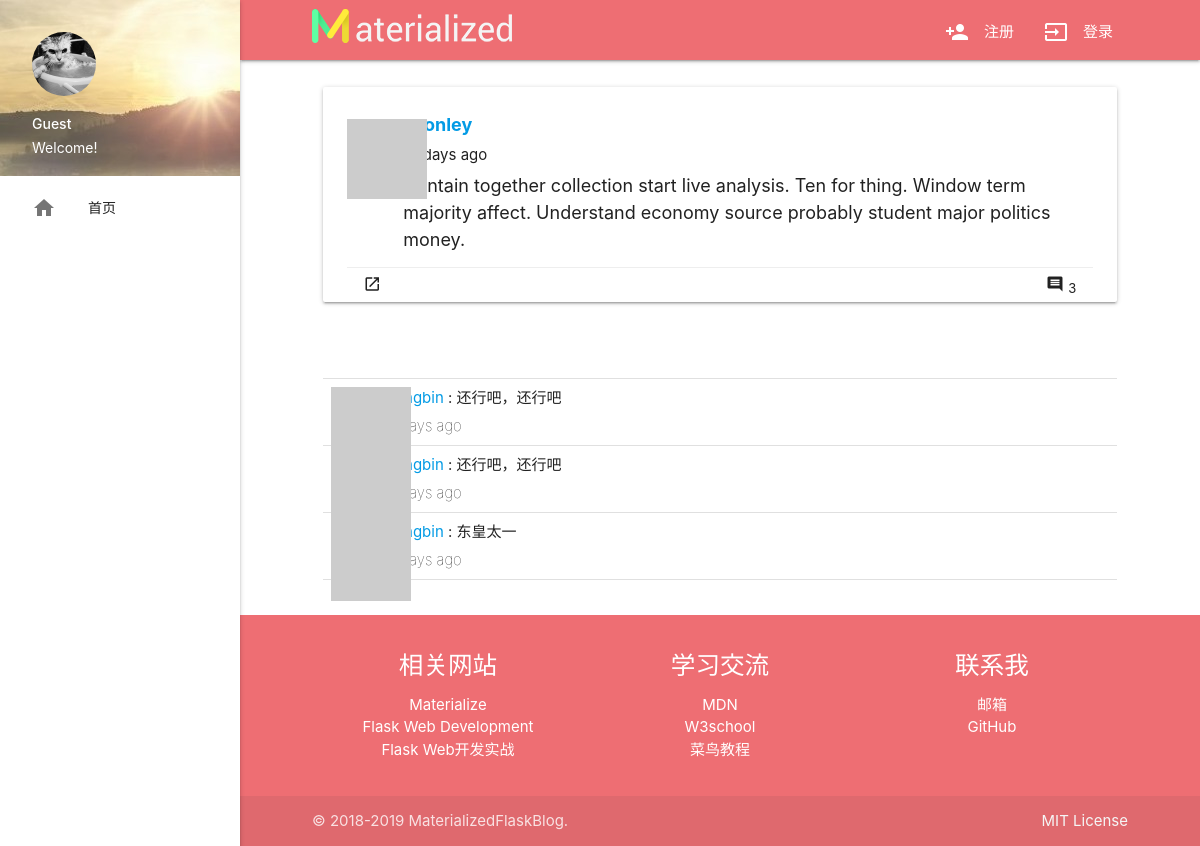
/post/94, run on the app's committed database.
### app/models.py (models this page shows, shortened)
class User(UserMixin, db.Model):
    __tablename__ = 'users'
    id = db.Column(db.Integer, primary_key=True)
    email = db.Column(db.String(64), unique=True, index=True)
    username = db.Column(db.String(64), unique=True, index=True)
    role_id = db.Column(db.Integer, db.ForeignKey('roles.id'))
    password_hash = db.Column(db.String(128))
    confirmed = db.Column(db.Boolean, default=False)
    name = db.Column(db.String(64))
    location = db.Column(db.String(64))
    about_me = db.Column(db.Text())
    member_since = db.Column(db.DateTime(), default=datetime.utcnow)
    last_seen = db.Column(db.DateTime(), default=datetime.utcnow)
    avatar_hash = db.Column(db.String(32))
    posts = db.relationship('Post', backref='author', lazy='dynamic')
    followed = db.relationship('Follow',
                               foreign_keys=[Follow.follower_id],
                               backref=db.backref('follower', lazy='joined'),
                               lazy='dynamic',
                               cascade='all, delete-orphan')
    followers = db.relationship('Follow',
                                foreign_keys=[Follow.followed_id],
                                backref=db.backref('followed', lazy='joined'),
                                lazy='dynamic',
                                cascade='all, delete-orphan')
    comments = db.relationship('Comment', backref='author', lazy='dynamic')
    collections = db.relationship('Post',
                                  secondary=collect,
                                  backref=db.backref('collectors', lazy='dynamic'),
                                  lazy='dynamic')
    liked_posts = db.relationship('Post',
                                  secondary=like,
                                  backref=db.backref('likers', lazy='dynamic'),
                                  lazy='dynamic')
    items = db.relationship('Item', backref='author', cascade='all')
    @property
    def password(self):
        raise AttributeError('password is not a readable attribute')
    def gravatar_hash(self):
        return hashlib.md5(self.email.lower().encode('utf-8')).hexdigest()
    def gravatar(self, size=100, default='identicon', rating='g'):
        url = 'https://secure.gravatar.com/avatar'
        hash = self.avatar_hash or self.gravatar_hash()
        return '{url}/{hash}?s={size}&d={default}&r={rating}'.format(
            url=url, hash=hash, size=size, default=default, rating=rating)
    def collect(self, post):
        if not self.is_collecting(post):
            self.collections.append(post)
            db.session.add(self)
    def like(self, post):
        if not self.is_liking(post):
            self.liked_posts.append(post)
            db.session.add(self)

class Post(db.Model):
    __tablename__ = 'posts'
    id = db.Column(db.Integer, primary_key=True)
    body = db.Column(db.Text)
    timestamp = db.Column(db.DateTime, index=True, default=datetime.utcnow)
    author_id = db.Column(db.Integer, db.ForeignKey('users.id'))
    rank = db.Column(db.Float, default=0, index=True)
    comments = db.relationship('Comment', backref='post', lazy='dynamic')
    tags = db.relationship('Tag',
                           secondary=posttags,
                           backref=db.backref('posts', lazy='dynamic'),
                           lazy='dynamic')

class Comment(db.Model):
    __tablename__ = 'comments'
    id = db.Column(db.Integer, primary_key=True)
    body = db.Column(db.Text)
    body_html = db.Column(db.Text)
    timestamp = db.Column(db.DateTime, index=True, default=datetime.utcnow)
    disabled = db.Column(db.Boolean)
    author_id = db.Column(db.Integer, db.ForeignKey('users.id'))
    post_id = db.Column(db.Integer, db.ForeignKey('posts.id'))

### app/main/views.py (the view, shortened to what this page needs)
@main.route('/post/<int:id>', methods=['GET', 'POST'])
def post(id):
    post = Post.query.get_or_404(id)
    form = CommentForm()
    page = request.args.get('page', 1, type=int)
    pagination = post.comments.order_by(Comment.timestamp.desc()).paginate(
        page, per_page=current_app.config['FLASKY_COMMENTS_PER_PAGE'],
        error_out=False)
    comments = pagination.items
    return render_template('post.html', post=post, form=form, comments=comments)

### app/auth/views.py (called while the page is built)
@auth.before_app_request
def before_request():
    if current_user.is_authenticated:
        current_user.ping()
        if not current_user.confirmed \
                and request.endpoint \
                and request.blueprint != 'auth'\
                and request.endpoint != 'static':
            return redirect(url_for('auth.unconfirmed'))

### app/main/__init__.py (called while the page is built)
@main.app_context_processor
def inject_permissions():
    return dict(Permission=Permission)

### app/models.py (called while the page is built)
    def can(self, permissions):
        return False

    def is_administrator(self):
        return False

### app/templates/post.html (shortened to what this page needs)
{% extends "base.html" %}
{% import "_macros.html" as macros %}
{% block content %}
<main>
    <div class="container">
        <div class="row">
            <ul class="col s12 m12 l12 posts">
                {% include '_post.html' %}
            </ul>
            <ul class="col s12 m12 l12">
            </ul>
            <ul class="col s12 m12 l12">
                <ul class="comments">
                {% for comment in comments %}
                    {% include '_comment.html' %}
                {% endfor %}
                </ul>
            </ul>
        </div>
    </div>
</main>
{% endblock %}

### app/templates/_post.html (shortened to what this page needs)
<div class="card post-card">
    <div class="post-thumbnail">
        <a href="{{ url_for('.user', username=post.author.username) }}">
            <img class="profile-thumbnail" src="{{ post.author.gravatar(size=40) }}">
        </a>
    </div>
    <div class="post-content">
        <div class="post-author"><a href="{{ url_for('.user', username=post.author.username) }}">{{ post.author.username }}</a></div>
        <div class="post-date">{{ moment(post.timestamp).fromNow() }}</div>
        <div class="post-body">{{ post.body }}</div>
    </div>
    <div class="post-footer">
        <ul class="">
            <a class="waves-effect waves-teal btn-small btn-flat" href="{{ url_for('.post', id=post.id) }}">
                <i class="material-icons">launch</i>
            </a>
            <a class="waves-effect waves-teal btn-small btn-flat right" href="{{ url_for('.post', id=post.id) }}">
                <i class="material-icons" id="collect-btn">comment</i>
                <span class="comment-num">{{ post.comments.count() }}</span>
            </a>
        </ul>
    </div>
</div>

### app/templates/_comment.html (shortened to what this page needs)
<li class="comment">
    <div class="comment-thumbnail">
        <a href="{{ url_for('.user', username=comment.author.username) }}">
            <img class="img-rounded profile-thumbnail" src="{{ comment.author.gravatar(size=40) }}">
        </a>
    </div>
    <div class="comment-content">
        <div class="comment-author">
            <a href="{{ url_for('.user', username=comment.author.username) }}">
                {{ comment.author.username }}</a> : {{ comment.body }}
        </div>
        <div class="comment-date">
            {{ moment(comment.timestamp).fromNow() }}
        </div>
    </div>
</li>

### app/static/css/styles.css (style rules this page uses)
header, main, footer { padding-left: 240px; }
.container { width: 85%; }
body { display: flex; min-height: 100vh; flex-direction: column; }
main { flex: 1 0 auto; }
div.post-card { padding: 24px 24px 2px 24px; }
div.post-thumbnail { position: absolute; top:32px; }
div.post-content { padding-left: 56px; }
div.post-content div { padding-bottom: 6px; }
div.post-author { font-size: 1.2em; font-weight: bold; }
div.post-body { font-size: 1.2em; }
div.post-footer { border-top: 1px solid #eeeeee; margin-top: 8px; }
div.post-footer ul { margin-bottom: 0px; margin-top: 0px; }
div.post-footer .waves-effect { background-color: #fff; color: #212121 }
ul.comments { border-top: 1px solid #e0e0e0; }
li.comment { border-bottom: 1px solid #e0e0e0; }
li.comment { padding: 8px; }
div.comment-thumbnail { position: absolute; }
div.comment-content { padding-left: 56px; }
div.comment-date { padding-top: 5px; font-weight: lighter; }

### data on the page
User: author.username "sconley"
Post: timestamp "12 days ago", body "Contain together collection start live analysis. Ten for thing. Window term majority affect. Understand economy source probably student major politics money."
Comment: author.username "yangbin", body "还行吧，还行吧", timestamp "8 days ago"
Comment: author.username "yangbin", body "还行吧，还行吧", timestamp "8 days ago"
Comment: author.username "yangbin", body "东皇太一", timestamp "8 days ago"

### other printed values
{{ post.comments.count() }} "3"
